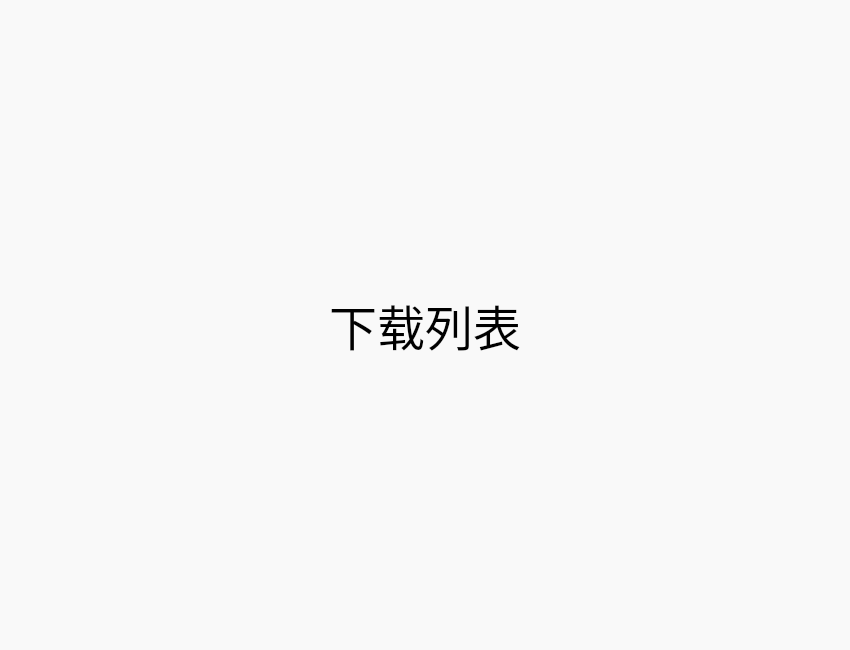
<?xml version="1.0" encoding="UTF-8"?>
<ui version="4.0">
 <class>downloadPageFrame</class>
 <widget class="QFrame" name="downloadPageFrame">
  <property name="geometry">
   <rect>
    <x>0</x>
    <y>0</y>
    <width>850</width>
    <height>650</height>
   </rect>
  </property>
  <property name="windowTitle">
   <string>Frame</string>
  </property>
  <property name="styleSheet">
   <string notr="true">background-color: rgb(249, 249, 249);</string>
  </property>
  <layout class="QHBoxLayout" name="horizontalLayout">
   <item>
    <widget class="QLabel" name="label">
     <property name="font">
      <font>
       <pointsize>36</pointsize>
      </font>
     </property>
     <property name="text">
      <string>下载列表</string>
     </property>
     <property name="alignment">
      <set>Qt::AlignCenter</set>
     </property>
    </widget>
   </item>
  </layout>
 </widget>
 <resources/>
 <connections/>
</ui>
